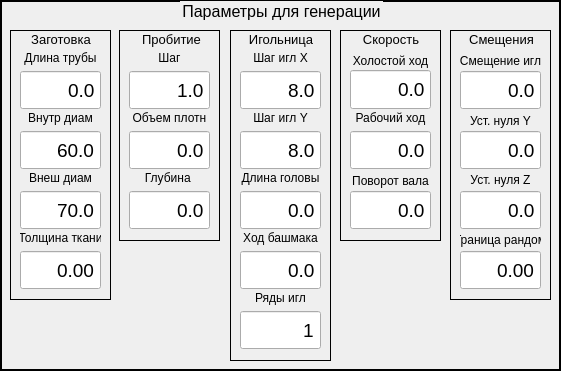
   <widget class="QGroupBox" name="setting_group">
    <property name="geometry">
     <rect>
      <x>310</x>
      <y>10</y>
      <width>561</width>
      <height>371</height>
     </rect>
    </property>
    <property name="font">
     <font>
      <family>Arial</family>
      <pointsize>12</pointsize>
     </font>
    </property>
    <property name="styleSheet">
     <string notr="true">QGroupBox
{
 border-style: solid;
 border: 2px solid;

}</string>
    </property>
    <property name="title">
     <string>Параметры для генерации</string>
    </property>
    <property name="alignment">
     <set>Qt::AlignHCenter|Qt::AlignTop</set>
    </property>
    <property name="flat">
     <bool>true</bool>
    </property>
    <widget class="QGroupBox" name="speed_settings">
     <property name="geometry">
      <rect>
       <x>340</x>
       <y>30</y>
       <width>101</width>
       <height>211</height>
      </rect>
     </property>
     <property name="font">
      <font>
       <family>Arial</family>
       <pointsize>10</pointsize>
      </font>
     </property>
     <property name="styleSheet">
      <string notr="true">QGroupBox
{
 border-style: solid;
 border: 1px solid;
}</string>
     </property>
     <property name="title">
      <string>Скорость</string>
     </property>
     <property name="alignment">
      <set>Qt::AlignCenter</set>
     </property>
     <widget class="QDoubleSpinBox" name="idling_speed">
      <property name="geometry">
       <rect>
        <x>10</x>
        <y>39</y>
        <width>81</width>
        <height>41</height>
       </rect>
      </property>
      <property name="font">
       <font>
        <family>Arial</family>
        <pointsize>14</pointsize>
       </font>
      </property>
      <property name="alignment">
       <set>Qt::AlignRight|Qt::AlignTrailing|Qt::AlignVCenter</set>
      </property>
      <property name="buttonSymbols">
       <enum>QAbstractSpinBox::NoButtons</enum>
      </property>
      <property name="decimals">
       <number>1</number>
      </property>
      <property name="maximum">
       <double>6000.000000000000000</double>
      </property>
      <property name="singleStep">
       <double>100.000000000000000</double>
      </property>
     </widget>
     <widget class="QLabel" name="idling_speed_lbl">
      <property name="geometry">
       <rect>
        <x>10</x>
        <y>21</y>
        <width>81</width>
        <height>20</height>
       </rect>
      </property>
      <property name="font">
       <font>
        <family>Arial</family>
       </font>
      </property>
      <property name="text">
       <string>Холостой ход</string>
      </property>
      <property name="alignment">
       <set>Qt::AlignCenter</set>
      </property>
     </widget>
     <widget class="QDoubleSpinBox" name="rotate_speed">
      <property name="geometry">
       <rect>
        <x>10</x>
        <y>160</y>
        <width>81</width>
        <height>40</height>
       </rect>
      </property>
      <property name="font">
       <font>
        <family>Arial</family>
        <pointsize>14</pointsize>
       </font>
      </property>
      <property name="contextMenuPolicy">
       <enum>Qt::DefaultContextMenu</enum>
      </property>
      <property name="alignment">
       <set>Qt::AlignRight|Qt::AlignTrailing|Qt::AlignVCenter</set>
      </property>
      <property name="buttonSymbols">
       <enum>QAbstractSpinBox::NoButtons</enum>
      </property>
      <property name="decimals">
       <number>1</number>
      </property>
      <property name="maximum">
       <double>2000.000000000000000</double>
      </property>
      <property name="singleStep">
       <double>100.000000000000000</double>
      </property>
      <property name="value">
       <double>0.000000000000000</double>
      </property>
     </widget>
     <widget class="QLabel" name="rotate_speed_lbl">
      <property name="geometry">
       <rect>
        <x>10</x>
        <y>140</y>
        <width>81</width>
        <height>21</height>
       </rect>
      </property>
      <property name="font">
       <font>
        <family>Arial</family>
       </font>
      </property>
      <property name="text">
       <string>Поворот вала</string>
      </property>
      <property name="alignment">
       <set>Qt::AlignCenter</set>
      </property>
     </widget>
     <widget class="QDoubleSpinBox" name="move_speed">
      <property name="geometry">
       <rect>
        <x>10</x>
        <y>100</y>
        <width>81</width>
        <height>40</height>
       </rect>
      </property>
      <property name="font">
       <font>
        <family>Arial</family>
        <pointsize>14</pointsize>
       </font>
      </property>
      <property name="alignment">
       <set>Qt::AlignRight|Qt::AlignTrailing|Qt::AlignVCenter</set>
      </property>
      <property name="buttonSymbols">
       <enum>QAbstractSpinBox::NoButtons</enum>
      </property>
      <property name="decimals">
       <number>1</number>
      </property>
      <property name="maximum">
       <double>2000.000000000000000</double>
      </property>
      <property name="singleStep">
       <double>100.000000000000000</double>
      </property>
     </widget>
     <widget class="QLabel" name="punch_speed_lbl_2">
      <property name="geometry">
       <rect>
        <x>10</x>
        <y>80</y>
        <width>81</width>
        <height>16</height>
       </rect>
      </property>
      <property name="font">
       <font>
        <family>Arial</family>
       </font>
      </property>
      <property name="text">
       <string>Рабочий ход</string>
      </property>
      <property name="alignment">
       <set>Qt::AlignCenter</set>
      </property>
     </widget>
    </widget>
    <widget class="QGroupBox" name="wpiece_info">
     <property name="geometry">
      <rect>
       <x>10</x>
       <y>30</y>
       <width>101</width>
       <height>270</height>
      </rect>
     </property>
     <property name="font">
      <font>
       <family>Arial</family>
       <pointsize>10</pointsize>
      </font>
     </property>
     <property name="styleSheet">
      <string notr="true">QGroupBox
{
 border-style: solid;
 border: 1px solid;
}</string>
     </property>
     <property name="title">
      <string>Заготовка</string>
     </property>
     <property name="alignment">
      <set>Qt::AlignCenter</set>
     </property>
     <widget class="QLabel" name="tube_len_lbl">
      <property name="geometry">
       <rect>
        <x>10</x>
        <y>20</y>
        <width>81</width>
        <height>16</height>
       </rect>
      </property>
      <property name="font">
       <font>
        <family>Arial</family>
       </font>
      </property>
      <property name="text">
       <string>Длина трубы</string>
      </property>
      <property name="alignment">
       <set>Qt::AlignCenter</set>
      </property>
     </widget>
     <widget class="QDoubleSpinBox" name="tube_len">
      <property name="geometry">
       <rect>
        <x>10</x>
        <y>40</y>
        <width>81</width>
        <height>40</height>
       </rect>
      </property>
      <property name="font">
       <font>
        <family>Arial</family>
        <pointsize>14</pointsize>
       </font>
      </property>
      <property name="alignment">
       <set>Qt::AlignRight|Qt::AlignTrailing|Qt::AlignVCenter</set>
      </property>
      <property name="buttonSymbols">
       <enum>QAbstractSpinBox::NoButtons</enum>
      </property>
      <property name="decimals">
       <number>1</number>
      </property>
      <property name="minimum">
       <double>0.000000000000000</double>
      </property>
      <property name="maximum">
       <double>1200.000000000000000</double>
      </property>
      <property name="value">
       <double>0.000000000000000</double>
      </property>
     </widget>
     <widget class="QDoubleSpinBox" name="i_dia">
      <property name="geometry">
       <rect>
        <x>10</x>
        <y>100</y>
        <width>81</width>
        <height>40</height>
       </rect>
      </property>
      <property name="font">
       <font>
        <family>Arial</family>
        <pointsize>14</pointsize>
       </font>
      </property>
      <property name="alignment">
       <set>Qt::AlignRight|Qt::AlignTrailing|Qt::AlignVCenter</set>
      </property>
      <property name="buttonSymbols">
       <enum>QAbstractSpinBox::NoButtons</enum>
      </property>
      <property name="decimals">
       <number>1</number>
      </property>
      <property name="minimum">
       <double>60.000000000000000</double>
      </property>
      <property name="maximum">
       <double>250.000000000000000</double>
      </property>
     </widget>
     <widget class="QLabel" name="i_dia_lbl">
      <property name="geometry">
       <rect>
        <x>10</x>
        <y>80</y>
        <width>81</width>
        <height>16</height>
       </rect>
      </property>
      <property name="font">
       <font>
        <family>Arial</family>
       </font>
      </property>
      <property name="text">
       <string>Внутр диам</string>
      </property>
      <property name="alignment">
       <set>Qt::AlignCenter</set>
      </property>
     </widget>
     <widget class="QDoubleSpinBox" name="o_dia">
      <property name="geometry">
       <rect>
        <x>10</x>
        <y>160</y>
        <width>81</width>
        <height>40</height>
       </rect>
      </property>
      <property name="font">
       <font>
        <family>Arial</family>
        <pointsize>14</pointsize>
       </font>
      </property>
      <property name="alignment">
       <set>Qt::AlignRight|Qt::AlignTrailing|Qt::AlignVCenter</set>
      </property>
      <property name="buttonSymbols">
       <enum>QAbstractSpinBox::NoButtons</enum>
      </property>
      <property name="decimals">
       <number>1</number>
      </property>
      <property name="minimum">
       <double>70.000000000000000</double>
      </property>
      <property name="maximum">
       <double>260.000000000000000</double>
      </property>
      <property name="value">
       <double>70.000000000000000</double>
      </property>
     </widget>
     <widget class="QLabel" name="o_dia_lbl">
      <property name="geometry">
       <rect>
        <x>10</x>
        <y>140</y>
        <width>81</width>
        <height>16</height>
       </rect>
      </property>
      <property name="font">
       <font>
        <family>Arial</family>
       </font>
      </property>
      <property name="text">
       <string>Внеш диам</string>
      </property>
      <property name="alignment">
       <set>Qt::AlignCenter</set>
      </property>
     </widget>
     <widget class="QDoubleSpinBox" name="fab_thick">
      <property name="geometry">
       <rect>
        <x>10</x>
        <y>220</y>
        <width>81</width>
        <height>40</height>
       </rect>
      </property>
      <property name="font">
       <font>
        <family>Arial</family>
        <pointsize>14</pointsize>
       </font>
      </property>
      <property name="alignment">
       <set>Qt::AlignRight|Qt::AlignTrailing|Qt::AlignVCenter</set>
      </property>
      <property name="buttonSymbols">
       <enum>QAbstractSpinBox::NoButtons</enum>
      </property>
      <property name="decimals">
       <number>2</number>
      </property>
      <property name="maximum">
       <double>1.000000000000000</double>
      </property>
      <property name="singleStep">
       <double>0.050000000000000</double>
      </property>
     </widget>
     <widget class="QLabel" name="fab_thick_lbl">
      <property name="geometry">
       <rect>
        <x>10</x>
        <y>200</y>
        <width>81</width>
        <height>16</height>
       </rect>
      </property>
      <property name="font">
       <font>
        <family>Arial</family>
       </font>
      </property>
      <property name="text">
       <string>Толщина ткани</string>
      </property>
      <property name="alignment">
       <set>Qt::AlignCenter</set>
      </property>
     </widget>
    </widget>
    <widget class="QGroupBox" name="punch_settings">
     <property name="geometry">
      <rect>
       <x>119</x>
       <y>30</y>
       <width>101</width>
       <height>211</height>
      </rect>
     </property>
     <property name="font">
      <font>
       <family>Arial</family>
       <pointsize>10</pointsize>
      </font>
     </property>
     <property name="styleSheet">
      <string notr="true">QGroupBox
{
 border-style: solid;
 border: 1px solid;
}</string>
     </property>
     <property name="title">
      <string>Пробитие</string>
     </property>
     <property name="alignment">
      <set>Qt::AlignCenter</set>
     </property>
     <widget class="QLabel" name="punch_step_r_lbl">
      <property name="geometry">
       <rect>
        <x>10</x>
        <y>20</y>
        <width>81</width>
        <height>16</height>
       </rect>
      </property>
      <property name="font">
       <font>
        <family>Arial</family>
       </font>
      </property>
      <property name="toolTip">
       <string/>
      </property>
      <property name="toolTipDuration">
       <number>-1</number>
      </property>
      <property name="text">
       <string>Шаг</string>
      </property>
      <property name="alignment">
       <set>Qt::AlignCenter</set>
      </property>
     </widget>
     <widget class="QDoubleSpinBox" name="punch_step_r">
      <property name="geometry">
       <rect>
        <x>10</x>
        <y>40</y>
        <width>81</width>
        <height>40</height>
       </rect>
      </property>
      <property name="font">
       <font>
        <family>Arial</family>
        <pointsize>14</pointsize>
       </font>
      </property>
      <property name="alignment">
       <set>Qt::AlignRight|Qt::AlignTrailing|Qt::AlignVCenter</set>
      </property>
      <property name="buttonSymbols">
       <enum>QAbstractSpinBox::NoButtons</enum>
      </property>
      <property name="decimals">
       <number>1</number>
      </property>
      <property name="minimum">
       <double>1.000000000000000</double>
      </property>
      <property name="maximum">
       <double>1.000000000000000</double>
      </property>
      <property name="singleStep">
       <double>1.000000000000000</double>
      </property>
      <property name="value">
       <double>1.000000000000000</double>
      </property>
     </widget>
     <widget class="QDoubleSpinBox" name="punch_depth">
      <property name="geometry">
       <rect>
        <x>10</x>
        <y>160</y>
        <width>81</width>
        <height>40</height>
       </rect>
      </property>
      <property name="font">
       <font>
        <family>Arial</family>
        <pointsize>14</pointsize>
       </font>
      </property>
      <property name="alignment">
       <set>Qt::AlignRight|Qt::AlignTrailing|Qt::AlignVCenter</set>
      </property>
      <property name="buttonSymbols">
       <enum>QAbstractSpinBox::NoButtons</enum>
      </property>
      <property name="decimals">
       <number>1</number>
      </property>
      <property name="maximum">
       <double>15.000000000000000</double>
      </property>
     </widget>
     <widget class="QLabel" name="punch_depth_lbl">
      <property name="geometry">
       <rect>
        <x>10</x>
        <y>140</y>
        <width>81</width>
        <height>16</height>
       </rect>
      </property>
      <property name="font">
       <font>
        <family>Arial</family>
       </font>
      </property>
      <property name="text">
       <string>Глубина </string>
      </property>
      <property name="alignment">
       <set>Qt::AlignCenter</set>
      </property>
     </widget>
     <widget class="QDoubleSpinBox" name="volumetric_density">
      <property name="geometry">
       <rect>
        <x>10</x>
        <y>100</y>
        <width>81</width>
        <height>40</height>
       </rect>
      </property>
      <property name="font">
       <font>
        <family>Arial</family>
        <pointsize>14</pointsize>
       </font>
      </property>
      <property name="alignment">
       <set>Qt::AlignRight|Qt::AlignTrailing|Qt::AlignVCenter</set>
      </property>
      <property name="buttonSymbols">
       <enum>QAbstractSpinBox::NoButtons</enum>
      </property>
      <property name="decimals">
       <number>1</number>
      </property>
      <property name="minimum">
       <double>0.000000000000000</double>
      </property>
      <property name="maximum">
       <double>45.000000000000000</double>
      </property>
      <property name="value">
       <double>0.000000000000000</double>
      </property>
     </widget>
     <widget class="QLabel" name="volumetric_density_lbl">
      <property name="geometry">
       <rect>
        <x>10</x>
        <y>80</y>
        <width>81</width>
        <height>16</height>
       </rect>
      </property>
      <property name="font">
       <font>
        <family>Arial</family>
       </font>
      </property>
      <property name="text">
       <string>Объем плотн</string>
      </property>
      <property name="alignment">
       <set>Qt::AlignCenter</set>
      </property>
     </widget>
    </widget>
    <widget class="QGroupBox" name="punch_head_settings">
     <property name="geometry">
      <rect>
       <x>230</x>
       <y>30</y>
       <width>101</width>
       <height>331</height>
      </rect>
     </property>
     <property name="font">
      <font>
       <family>Arial</family>
       <pointsize>10</pointsize>
      </font>
     </property>
     <property name="styleSheet">
      <string notr="true">QGroupBox
{
 border-style: solid;
 border: 1px solid;
}</string>
     </property>
     <property name="title">
      <string>Игольница</string>
     </property>
     <property name="alignment">
      <set>Qt::AlignCenter</set>
     </property>
     <widget class="QLabel" name="needle_step_x_lbl">
      <property name="geometry">
       <rect>
        <x>10</x>
        <y>20</y>
        <width>81</width>
        <height>16</height>
       </rect>
      </property>
      <property name="font">
       <font>
        <family>Arial</family>
       </font>
      </property>
      <property name="text">
       <string>Шаг игл X</string>
      </property>
      <property name="alignment">
       <set>Qt::AlignCenter</set>
      </property>
     </widget>
     <widget class="QDoubleSpinBox" name="needle_step_x">
      <property name="geometry">
       <rect>
        <x>10</x>
        <y>40</y>
        <width>81</width>
        <height>40</height>
       </rect>
      </property>
      <property name="font">
       <font>
        <family>Arial</family>
        <pointsize>14</pointsize>
       </font>
      </property>
      <property name="alignment">
       <set>Qt::AlignRight|Qt::AlignTrailing|Qt::AlignVCenter</set>
      </property>
      <property name="buttonSymbols">
       <enum>QAbstractSpinBox::NoButtons</enum>
      </property>
      <property name="decimals">
       <number>1</number>
      </property>
      <property name="minimum">
       <double>8.000000000000000</double>
      </property>
      <property name="maximum">
       <double>8.000000000000000</double>
      </property>
     </widget>
     <widget class="QDoubleSpinBox" name="punch_head_len">
      <property name="geometry">
       <rect>
        <x>10</x>
        <y>160</y>
        <width>81</width>
        <height>40</height>
       </rect>
      </property>
      <property name="font">
       <font>
        <family>Arial</family>
        <pointsize>14</pointsize>
       </font>
      </property>
      <property name="alignment">
       <set>Qt::AlignRight|Qt::AlignTrailing|Qt::AlignVCenter</set>
      </property>
      <property name="buttonSymbols">
       <enum>QAbstractSpinBox::NoButtons</enum>
      </property>
      <property name="decimals">
       <number>1</number>
      </property>
      <property name="maximum">
       <double>264.000000000000000</double>
      </property>
      <property name="singleStep">
       <double>1.000000000000000</double>
      </property>
     </widget>
     <widget class="QLabel" name="punch_head_len_lbl">
      <property name="geometry">
       <rect>
        <x>10</x>
        <y>140</y>
        <width>81</width>
        <height>16</height>
       </rect>
      </property>
      <property name="font">
       <font>
        <family>Arial</family>
       </font>
      </property>
      <property name="text">
       <string>Длина головы</string>
      </property>
      <property name="alignment">
       <set>Qt::AlignCenter</set>
      </property>
     </widget>
     <widget class="QDoubleSpinBox" name="shoe_depth">
      <property name="geometry">
       <rect>
        <x>10</x>
        <y>220</y>
        <width>81</width>
        <height>40</height>
       </rect>
      </property>
      <property name="font">
       <font>
        <family>Arial</family>
        <pointsize>14</pointsize>
       </font>
      </property>
      <property name="alignment">
       <set>Qt::AlignRight|Qt::AlignTrailing|Qt::AlignVCenter</set>
      </property>
      <property name="buttonSymbols">
       <enum>QAbstractSpinBox::NoButtons</enum>
      </property>
      <property name="decimals">
       <number>1</number>
      </property>
      <property name="maximum">
       <double>10.000000000000000</double>
      </property>
      <property name="singleStep">
       <double>0.500000000000000</double>
      </property>
     </widget>
     <widget class="QLabel" name="shoe_depth_lbl">
      <property name="geometry">
       <rect>
        <x>10</x>
        <y>200</y>
        <width>81</width>
        <height>16</height>
       </rect>
      </property>
      <property name="font">
       <font>
        <family>Arial</family>
       </font>
      </property>
      <property name="text">
       <string>Ход башмака</string>
      </property>
      <property name="alignment">
       <set>Qt::AlignCenter</set>
      </property>
     </widget>
     <widget class="QDoubleSpinBox" name="needle_step_y">
      <property name="geometry">
       <rect>
        <x>10</x>
        <y>100</y>
        <width>81</width>
        <height>40</height>
       </rect>
      </property>
      <property name="font">
       <font>
        <family>Arial</family>
        <pointsize>14</pointsize>
       </font>
      </property>
      <property name="alignment">
       <set>Qt::AlignRight|Qt::AlignTrailing|Qt::AlignVCenter</set>
      </property>
      <property name="buttonSymbols">
       <enum>QAbstractSpinBox::NoButtons</enum>
      </property>
      <property name="decimals">
       <number>1</number>
      </property>
      <property name="minimum">
       <double>8.000000000000000</double>
      </property>
      <property name="maximum">
       <double>8.000000000000000</double>
      </property>
     </widget>
     <widget class="QLabel" name="needle_step_x_lbl_2">
      <property name="geometry">
       <rect>
        <x>10</x>
        <y>80</y>
        <width>81</width>
        <height>16</height>
       </rect>
      </property>
      <property name="font">
       <font>
        <family>Arial</family>
       </font>
      </property>
      <property name="text">
       <string>Шаг игл Y</string>
      </property>
      <property name="alignment">
       <set>Qt::AlignCenter</set>
      </property>
     </widget>
     <widget class="QLabel" name="needle_row_num_lbl">
      <property name="geometry">
       <rect>
        <x>10</x>
        <y>260</y>
        <width>81</width>
        <height>16</height>
       </rect>
      </property>
      <property name="font">
       <font>
        <family>Arial</family>
       </font>
      </property>
      <property name="text">
       <string>Ряды игл</string>
      </property>
      <property name="alignment">
       <set>Qt::AlignCenter</set>
      </property>
     </widget>
     <widget class="QDoubleSpinBox" name="needle_row_num">
      <property name="geometry">
       <rect>
        <x>10</x>
        <y>280</y>
        <width>81</width>
        <height>40</height>
       </rect>
      </property>
      <property name="font">
       <font>
        <family>Arial</family>
        <pointsize>14</pointsize>
       </font>
      </property>
      <property name="alignment">
       <set>Qt::AlignRight|Qt::AlignTrailing|Qt::AlignVCenter</set>
      </property>
      <property name="buttonSymbols">
       <enum>QAbstractSpinBox::NoButtons</enum>
      </property>
      <property name="decimals">
       <number>0</number>
      </property>
      <property name="minimum">
       <double>1.000000000000000</double>
      </property>
      <property name="maximum">
       <double>5.000000000000000</double>
      </property>
      <property name="singleStep">
       <double>2.000000000000000</double>
      </property>
     </widget>
    </widget>
    <widget class="QGroupBox" name="offsets_setting">
     <property name="geometry">
      <rect>
       <x>450</x>
       <y>30</y>
       <width>101</width>
       <height>270</height>
      </rect>
     </property>
     <property name="font">
      <font>
       <family>Arial</family>
       <pointsize>10</pointsize>
      </font>
     </property>
     <property name="styleSheet">
      <string notr="true">QGroupBox
{
 border-style: solid;
 border: 1px solid;
}</string>
     </property>
     <property name="title">
      <string>Смещения</string>
     </property>
     <property name="alignment">
      <set>Qt::AlignCenter</set>
     </property>
     <widget class="QDoubleSpinBox" name="needle_offset">
      <property name="geometry">
       <rect>
        <x>10</x>
        <y>40</y>
        <width>81</width>
        <height>40</height>
       </rect>
      </property>
      <property name="font">
       <font>
        <family>Arial</family>
        <pointsize>14</pointsize>
       </font>
      </property>
      <property name="alignment">
       <set>Qt::AlignRight|Qt::AlignTrailing|Qt::AlignVCenter</set>
      </property>
      <property name="buttonSymbols">
       <enum>QAbstractSpinBox::NoButtons</enum>
      </property>
      <property name="decimals">
       <number>1</number>
      </property>
      <property name="maximum">
       <double>20.000000000000000</double>
      </property>
     </widget>
     <widget class="QLabel" name="needle_offset_lbl">
      <property name="geometry">
       <rect>
        <x>10</x>
        <y>21</y>
        <width>81</width>
        <height>20</height>
       </rect>
      </property>
      <property name="font">
       <font>
        <family>Arial</family>
       </font>
      </property>
      <property name="text">
       <string>Смещение игл</string>
      </property>
      <property name="alignment">
       <set>Qt::AlignCenter</set>
      </property>
     </widget>
     <widget class="QDoubleSpinBox" name="random_border">
      <property name="geometry">
       <rect>
        <x>10</x>
        <y>220</y>
        <width>81</width>
        <height>40</height>
       </rect>
      </property>
      <property name="font">
       <font>
        <family>Arial</family>
        <pointsize>14</pointsize>
       </font>
      </property>
      <property name="alignment">
       <set>Qt::AlignRight|Qt::AlignTrailing|Qt::AlignVCenter</set>
      </property>
      <property name="buttonSymbols">
       <enum>QAbstractSpinBox::NoButtons</enum>
      </property>
      <property name="decimals">
       <number>2</number>
      </property>
      <property name="maximum">
       <double>0.500000000000000</double>
      </property>
      <property name="singleStep">
       <double>0.050000000000000</double>
      </property>
     </widget>
     <widget class="QLabel" name="random_border_lbl">
      <property name="geometry">
       <rect>
        <x>10</x>
        <y>200</y>
        <width>81</width>
        <height>20</height>
       </rect>
      </property>
      <property name="font">
       <font>
        <family>Arial</family>
       </font>
      </property>
      <property name="text">
       <string>Граница рандом</string>
      </property>
      <property name="alignment">
       <set>Qt::AlignCenter</set>
      </property>
     </widget>
     <widget class="QLabel" name="zero_offset_y_lbl">
      <property name="geometry">
       <rect>
        <x>10</x>
        <y>81</y>
        <width>81</width>
        <height>20</height>
       </rect>
      </property>
      <property name="font">
       <font>
        <family>Arial</family>
       </font>
      </property>
      <property name="text">
       <string>Уст. нуля Y</string>
      </property>
      <property name="alignment">
       <set>Qt::AlignCenter</set>
      </property>
     </widget>
     <widget class="QDoubleSpinBox" name="zero_offset_y">
      <property name="geometry">
       <rect>
        <x>10</x>
        <y>100</y>
        <width>81</width>
        <height>40</height>
       </rect>
      </property>
      <property name="font">
       <font>
        <family>Arial</family>
        <pointsize>14</pointsize>
       </font>
      </property>
      <property name="alignment">
       <set>Qt::AlignRight|Qt::AlignTrailing|Qt::AlignVCenter</set>
      </property>
      <property name="buttonSymbols">
       <enum>QAbstractSpinBox::NoButtons</enum>
      </property>
      <property name="decimals">
       <number>1</number>
      </property>
      <property name="maximum">
       <double>100.000000000000000</double>
      </property>
     </widget>
     <widget class="QLabel" name="zero_offset_z_lbl">
      <property name="geometry">
       <rect>
        <x>10</x>
        <y>140</y>
        <width>81</width>
        <height>20</height>
       </rect>
      </property>
      <property name="font">
       <font>
        <family>Arial</family>
       </font>
      </property>
      <property name="text">
       <string>Уст. нуля Z</string>
      </property>
      <property name="alignment">
       <set>Qt::AlignCenter</set>
      </property>
     </widget>
     <widget class="QDoubleSpinBox" name="zero_offset_z">
      <property name="geometry">
       <rect>
        <x>10</x>
        <y>160</y>
        <width>81</width>
        <height>40</height>
       </rect>
      </property>
      <property name="font">
       <font>
        <family>Arial</family>
        <pointsize>14</pointsize>
       </font>
      </property>
      <property name="alignment">
       <set>Qt::AlignRight|Qt::AlignTrailing|Qt::AlignVCenter</set>
      </property>
      <property name="buttonSymbols">
       <enum>QAbstractSpinBox::NoButtons</enum>
      </property>
      <property name="decimals">
       <number>1</number>
      </property>
      <property name="maximum">
       <double>100.000000000000000</double>
      </property>
     </widget>
    </widget>
   </widget>
